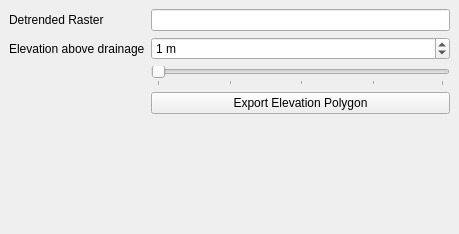
<?xml version="1.0" encoding="UTF-8"?>
<ui version="4.0">
 <class>elevationDockWidget</class>
 <widget class="QDockWidget" name="elevationDockWidget">
  <property name="geometry">
   <rect>
    <x>0</x>
    <y>0</y>
    <width>459</width>
    <height>234</height>
   </rect>
  </property>
  <property name="windowTitle">
   <string>QRiS Elevation Slider</string>
  </property>
  <widget class="QWidget" name="dockWidgetContents">
   <layout class="QFormLayout" name="formLayout">
    <item row="0" column="0">
     <widget class="QLabel" name="label">
      <property name="text">
       <string>Detrended Raster</string>
      </property>
     </widget>
    </item>
    <item row="0" column="1">
     <widget class="QLineEdit" name="txtRasterName">
      <property name="readOnly">
       <bool>true</bool>
      </property>
     </widget>
    </item>
    <item row="1" column="0">
     <widget class="QLabel" name="label_2">
      <property name="text">
       <string>Elevation above drainage</string>
      </property>
     </widget>
    </item>
    <item row="1" column="1">
     <widget class="QSpinBox" name="numElevation">
      <property name="suffix">
       <string> m</string>
      </property>
      <property name="singleStep">
       <number>1</number>
      </property>
      <property name="stepType">
       <enum>QAbstractSpinBox::DefaultStepType</enum>
      </property>
      <property name="value">
       <number>1</number>
      </property>
      <property name="displayIntegerBase">
       <number>10</number>
      </property>
     </widget>
    </item>
    <item row="2" column="1">
     <widget class="QSlider" name="elevationSlider">
      <property name="orientation">
       <enum>Qt::Horizontal</enum>
      </property>
      <property name="tickPosition">
       <enum>QSlider::TicksBelow</enum>
      </property>
      <property name="tickInterval">
       <number>25</number>
      </property>
     </widget>
    </item>
    <item row="3" column="1">
     <widget class="QPushButton" name="btnExport">
      <property name="text">
       <string>Export Elevation Polygon</string>
      </property>
     </widget>
    </item>
   </layout>
  </widget>
 </widget>
 <resources/>
 <connections/>
</ui>
